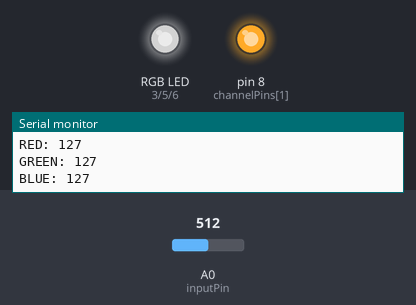
Bench run of a sketch on a simulated Arduino Uno, built with avr-gcc and run on an emulated ATmega328P. Parts: an RGB LED mixed from three pins (HIGH = lit), output pins drawn as LEDs (lit = HIGH), the last lines printed to the serial monitor. The inputs (shaded band) are chosen by the test bench; at power-on: A0 (inputPin) = 512. Dim RGB values are drawn brighter than linear; pins used as bus, display or sensor lines are not drawn.

Above: at 1.2 s.
1.3 s: A0 (inputPin) set to 716
At 3.2 s:
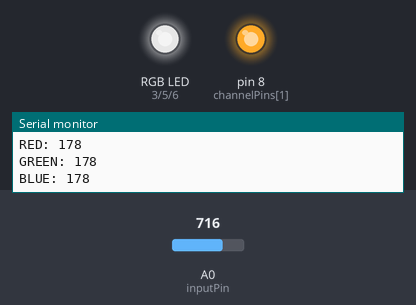
3.5 s: A0 (inputPin) set to 900
At 4.8 s:
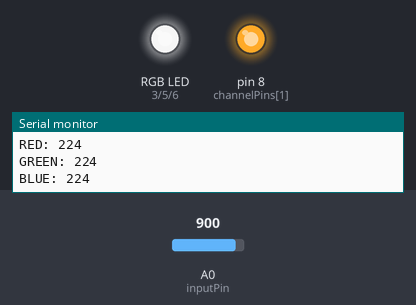
5.5 s: A0 (inputPin) set to 122
At 6.4 s:
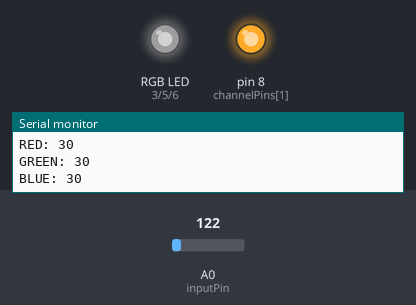
7.5 s: A0 (inputPin) set to 0
At 9.2 s:
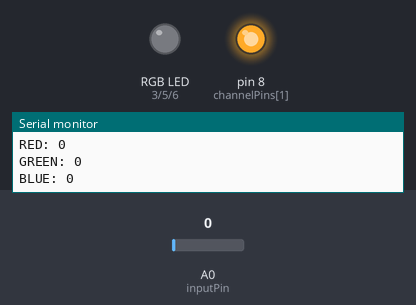
9.5 s: A0 (inputPin) set to 511
At 10.8 s:
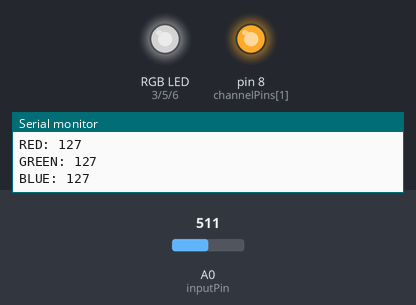
Timing chart, 0 to 12.5 s (numbered marks = the images above; inputs shaded):
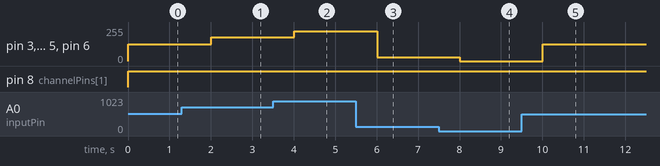

Measured:
- after the input at 1.3 s, pin 3 (redPin), pin 5 (greenPin), pin 6 (bluePin): 127/255 → 178/255 after 0.70 s
- after the input at 3.5 s, pin 3 (redPin), pin 5 (greenPin), pin 6 (bluePin): 178/255 → 224/255 after 0.51 s
- after the input at 5.5 s, pin 3 (redPin), pin 5 (greenPin), pin 6 (bluePin): 224/255 → 30/255 after 0.51 s
- after the input at 7.5 s, pin 3 (redPin), pin 5 (greenPin), pin 6 (bluePin): 30/255 → 0/255 after 0.51 s
- after the input at 9.5 s, pin 3 (redPin), pin 5 (greenPin), pin 6 (bluePin): 0/255 → 127/255 after 0.51 s

The sketch:

analog_multiplexer_4051.ino
```cpp
// analog_multiplexer_4051.ino
// this example illustrates use of the 4051 analog multiplexer by using trim pots to control
// the color of an rgb led.

const int redPin        = 3;
const int greenPin      = 5;
const int bluePin       = 6;

const int inputPin      = 0;

const int channelPins[] = {7, 8, 9};
const int channelCount  = sizeof(channelPins)/sizeof(channelPins[0]);

const int redChannel    = 0;
const int greenChannel  = 5;
const int blueChannel   = 2;

void setup() {
  Serial.begin(9600);
  for (int i = 0; i < channelCount; i++) {
    pinMode(channelPins[i], OUTPUT);
  }
}

void updateLed(int red, int green, int blue) {
  analogWrite(redPin, red);
  analogWrite(greenPin, green);
  analogWrite(bluePin, blue);
}

int readChannel(int channelNumber) {
  for (int bit = 0; bit < 3; bit++) {
    int pin = channelPins[bit];
    int isBitSet = bitRead(channelNumber, bit);
    digitalWrite(pin, isBitSet);
  }
  int val = analogRead(inputPin);
  val = map(val, 0, 1023, 0, 255);
  return constrain(val, 0, 255);

}

void loop() {
  Serial.println("");
  int red = readChannel(redChannel);
  int green = readChannel(greenChannel);
  int blue = readChannel(blueChannel);
  Serial.print("RED: ");Serial.println(red);
  Serial.print("GREEN: ");Serial.println(green);
  Serial.print("BLUE: ");Serial.println(blue);
  updateLed(red, green, blue);
  delay(1000);
}
```
